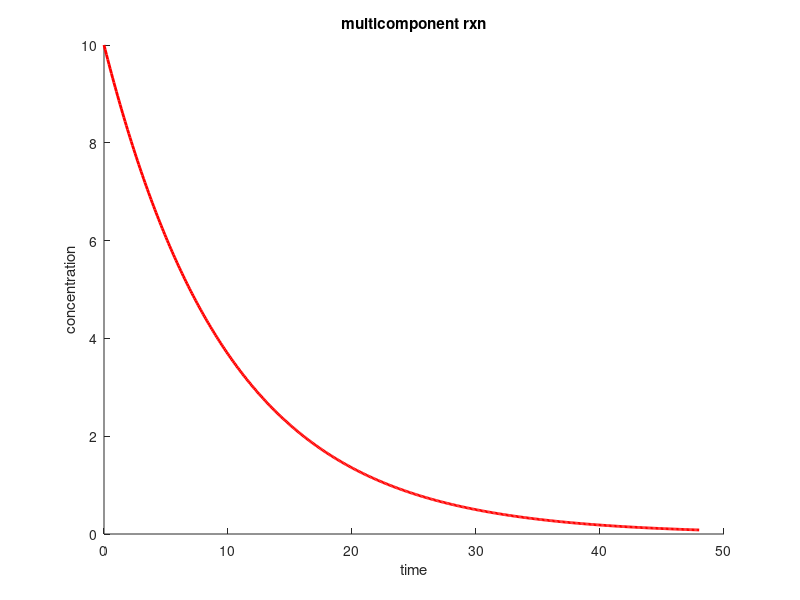

This chart was generated by the following MATLAB code:
%Multicomponen rxn
%preamble 
clear all; close all; clc;

%initial concentration
C_A0= 10; %mg/L

%rate constatnt 
k=0.1; %hr^-1

%time variable 
t=0:0.1:48; %hr 

%for-loop to calc concentration of A and B overtime
for idx=1:length(t)
   C_A(idx)= C_A0*exp(-k*t(idx));
%    C_B(idx)=C_A0-C_A(idx);
end
% plot(t,C_B,'b','linewidth',2)
title('multicomponent rxn')
xlabel('time')
ylabel('concentration')
hold on
plot(t,C_A,'r','linewidth',2)
% legend('species A','species B')